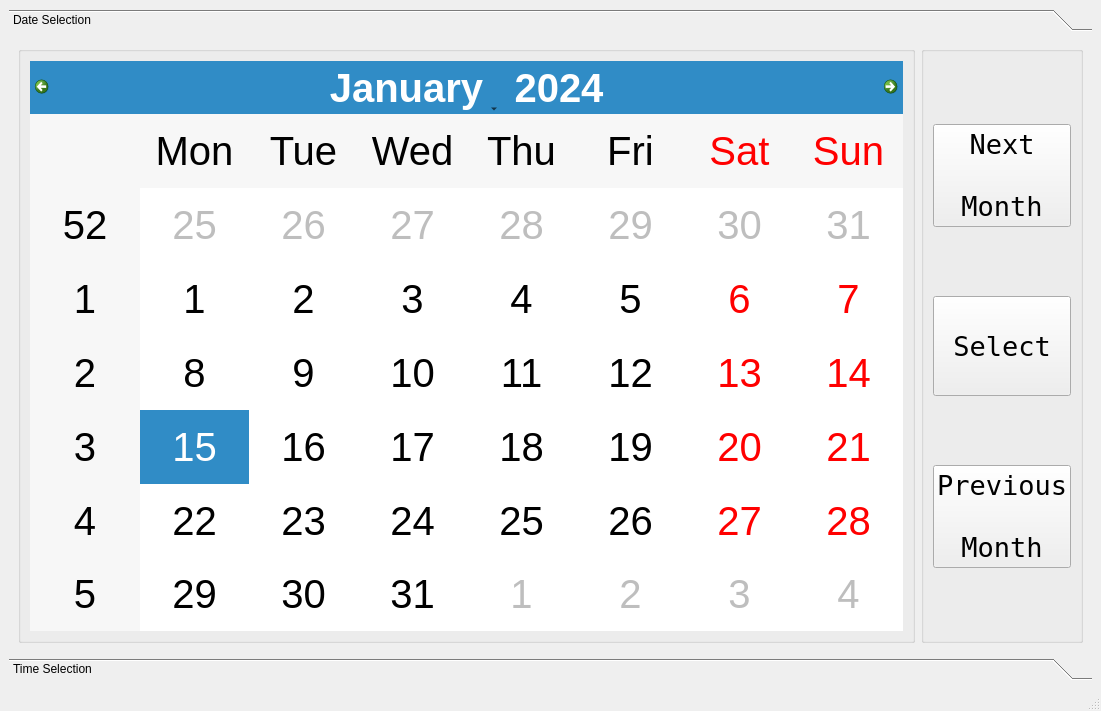
<?xml version="1.0" encoding="UTF-8"?>
<ui version="4.0">
 <class>BetterTimeSelection</class>
 <widget class="QMainWindow" name="BetterTimeSelection">
  <property name="geometry">
   <rect>
    <x>0</x>
    <y>0</y>
    <width>1101</width>
    <height>711</height>
   </rect>
  </property>
  <property name="windowTitle">
   <string>MainWindow</string>
  </property>
  <widget class="QWidget" name="centralwidget">
   <layout class="QVBoxLayout" name="verticalLayout">
    <item>
     <widget class="QToolBox" name="toolBox">
      <property name="currentIndex">
       <number>0</number>
      </property>
      <widget class="QWidget" name="page">
       <property name="geometry">
        <rect>
         <x>0</x>
         <y>0</y>
         <width>1083</width>
         <height>598</height>
        </rect>
       </property>
       <attribute name="label">
        <string>Date Selection</string>
       </attribute>
       <layout class="QHBoxLayout" name="horizontalLayout">
        <item>
         <widget class="QGroupBox" name="groupBox_2">
          <property name="title">
           <string/>
          </property>
          <layout class="QHBoxLayout" name="horizontalLayout_2">
           <item>
            <widget class="QCalendarWidget" name="calendarWidget">
             <property name="font">
              <font>
               <pointsize>30</pointsize>
              </font>
             </property>
            </widget>
           </item>
          </layout>
         </widget>
        </item>
        <item>
         <widget class="QGroupBox" name="groupBox">
          <property name="title">
           <string/>
          </property>
          <layout class="QVBoxLayout" name="verticalLayout_2">
           <item>
            <widget class="QPushButton" name="nextMonth">
             <property name="minimumSize">
              <size>
               <width>100</width>
               <height>100</height>
              </size>
             </property>
             <property name="font">
              <font>
               <family>Terminal</family>
               <pointsize>20</pointsize>
              </font>
             </property>
             <property name="text">
              <string>Next

Month</string>
             </property>
            </widget>
           </item>
           <item>
            <widget class="QPushButton" name="selectButton">
             <property name="minimumSize">
              <size>
               <width>100</width>
               <height>100</height>
              </size>
             </property>
             <property name="font">
              <font>
               <family>Terminal</family>
               <pointsize>20</pointsize>
              </font>
             </property>
             <property name="text">
              <string>Select</string>
             </property>
            </widget>
           </item>
           <item>
            <widget class="QPushButton" name="prevMonth">
             <property name="minimumSize">
              <size>
               <width>100</width>
               <height>100</height>
              </size>
             </property>
             <property name="font">
              <font>
               <family>Terminal</family>
               <pointsize>20</pointsize>
              </font>
             </property>
             <property name="text">
              <string>Previous

Month</string>
             </property>
            </widget>
           </item>
          </layout>
         </widget>
        </item>
       </layout>
      </widget>
      <widget class="QWidget" name="page_2">
       <property name="geometry">
        <rect>
         <x>0</x>
         <y>0</y>
         <width>1083</width>
         <height>598</height>
        </rect>
       </property>
       <attribute name="label">
        <string>Time Selection</string>
       </attribute>
       <layout class="QVBoxLayout" name="verticalLayout_3">
        <item>
         <widget class="QMdiArea" name="mdiArea"/>
        </item>
       </layout>
      </widget>
     </widget>
    </item>
   </layout>
  </widget>
  <widget class="QMenuBar" name="menubar">
   <property name="geometry">
    <rect>
     <x>0</x>
     <y>0</y>
     <width>1101</width>
     <height>21</height>
    </rect>
   </property>
  </widget>
  <widget class="QStatusBar" name="statusbar"/>
 </widget>
 <resources/>
 <connections/>
</ui>
